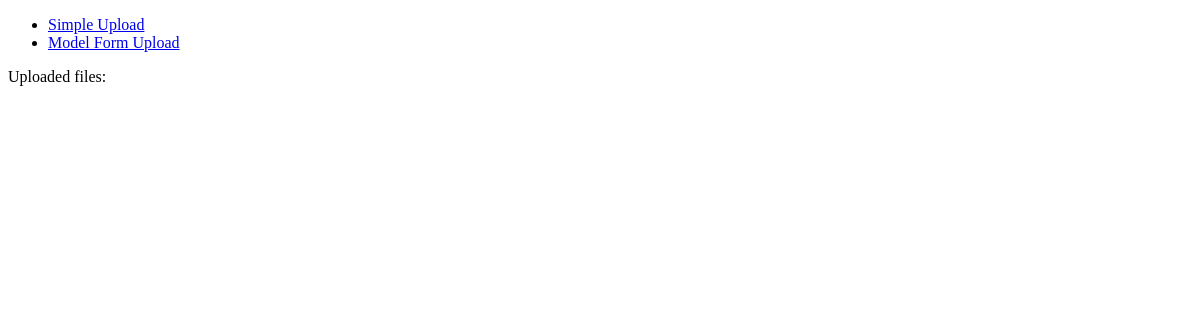
Before: /home/ with the older database file.
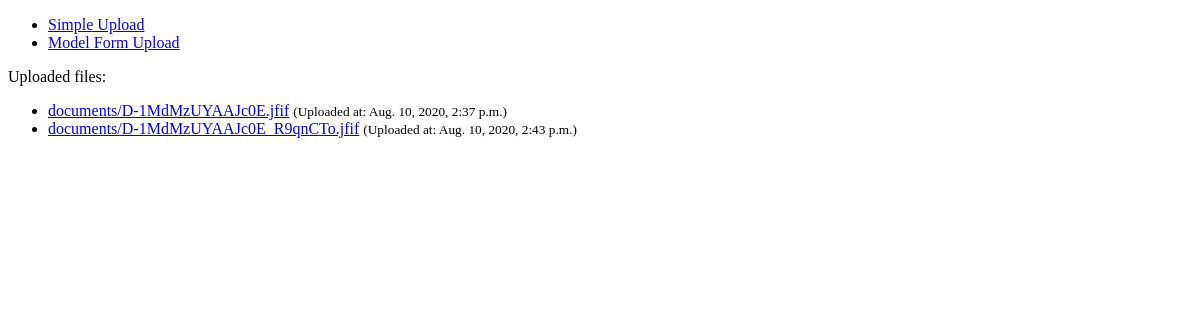
After: the same page with the newer database file.
### blog/models.py (models this page shows)
class Document(models.Model):
    IDXXXX = models.CharField(max_length=255, blank=True)
    Martril = models.CharField(max_length=255, blank=True)
    RX = models.CharField(max_length=255, blank=True)
    description = models.CharField(max_length=255, blank=True)
    document = models.FileField(upload_to='documents/')
    uploaded_at = models.DateTimeField(auto_now_add=True)

### blog/views.py (the view)
# urls.py: 2. Add a URL to urlpatterns:  path('', views.home, name='home')
def home(request):
    documents = Document.objects.all()
    return render(request, 'home.html', {'documents': documents})

### templates/home.html
{% extends 'base.html' %}
{% block content %}
  <ul>
    <li>
      <a href="{% url 'simple_upload' %}">Simple Upload</a>
    </li>
    <li>
      <a href="{% url 'model_form_upload' %}">Model Form Upload</a>
    </li>
  </ul>
  <p>Uploaded files:</p>
  <ul>
    {% for obj in documents %}
      <li>
        <a href="{{ obj.document.url }}">{{ obj.document.name }}</a>
        <small>(Uploaded at: {{ obj.uploaded_at }})</small>
      </li>
    {% endfor %}
  </ul>
{% endblock %}

Changed rows visible on the page:
added Document: document.name "documents/D-1MdMzUYAAJc0E.jfif", uploaded_at "Aug. 10, 2020, 2:37 p.m."
added Document: document.name "documents/D-1MdMzUYAAJc0E_R9qnCTo.jfif", uploaded_at "Aug. 10, 2020, 2:43 p.m."
